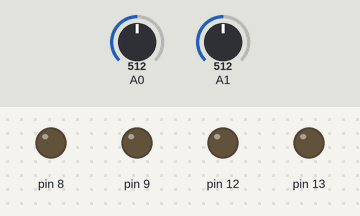
Bench run of a sketch on a simulated Arduino Uno, built with avr-gcc and run on an emulated ATmega328P. On the bench: output pins drawn as LEDs (lit = HIGH). The test bench sets the inputs (shaded band); at power-on: A0 = 512, A1 = 512.

Above: at 1.2 s.
1.3 s: A0 set to 584
2.8 s: A0 set to 610
At 4.0 s:
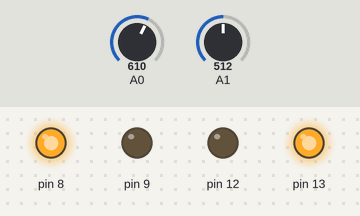
4.3 s: A1 set to 585
5.8 s: A1 set to 611
At 6.3 s:
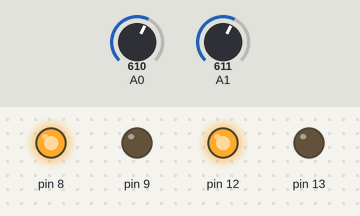
7.3 s: A0 set to 590
At 8.5 s:
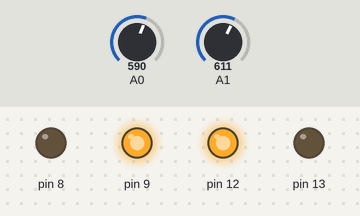
8.8 s: A0 set to 716
At 9.8 s:
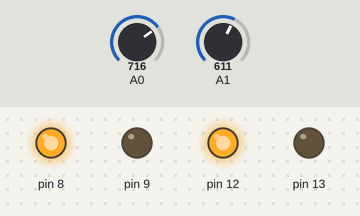
Timing chart, 0 to 11.3 s (numbered marks = the images above; inputs shaded):
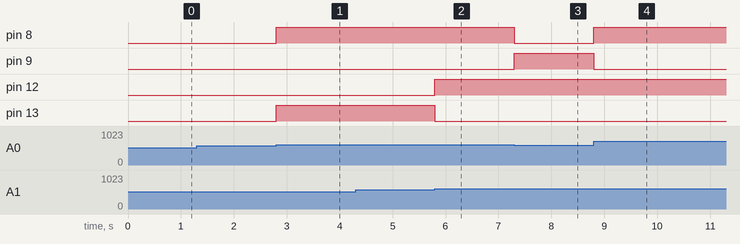

Measured:
- the behaviour switches between 600 and 601 on A0 (found by bisection; images 0 and 1)
- the behaviour switches between 600 and 601 on A1 (found by bisection; images 1 and 2)
- after the input at 1.3 s, every drawn part: stays the same
- after the input at 2.8 s, pin 8, pin 13: LOW → HIGH at once
- after the input at 4.3 s, every drawn part: stays the same
- after the input at 5.8 s, pin 12: LOW → HIGH at once; pin 13: HIGH → LOW at once
- after the input at 7.3 s, pin 8: HIGH → LOW at once; pin 9: LOW → HIGH at once
- after the input at 8.8 s, pin 8: LOW → HIGH at once; pin 9: HIGH → LOW at once

The sketch:

master_bot_debugger.ino
```cpp
void setup() {
  Serial.begin(9600);
  pinMode(8, OUTPUT);
  pinMode(9, OUTPUT);
  pinMode(12, OUTPUT);
  pinMode(13, OUTPUT);
  pinMode(A0, INPUT);
  pinMode(A1, INPUT);
}

void loop() {
  int right = analogRead(A0);
  int left = analogRead(A1);
  if((right > 600) && (left > 600)){
    digitalWrite(8, HIGH);
    digitalWrite(9, LOW);
    digitalWrite(12, HIGH);
    digitalWrite(13, LOW);
  }
  if((right < 600) && (left < 600)){
    digitalWrite(8, LOW);
    digitalWrite(9, LOW);
    digitalWrite(12, LOW);
    digitalWrite(13, LOW);
  }
  if((right < 600) && (left > 600)){
    digitalWrite(8, LOW);
    digitalWrite(9, HIGH);
    digitalWrite(12, HIGH);
    digitalWrite(13, LOW);
  }
  if((right > 600) && (left < 600)){
    digitalWrite(8, HIGH);
    digitalWrite(9, LOW);
    digitalWrite(12, LOW);
    digitalWrite(13, HIGH);
  }
}
```
